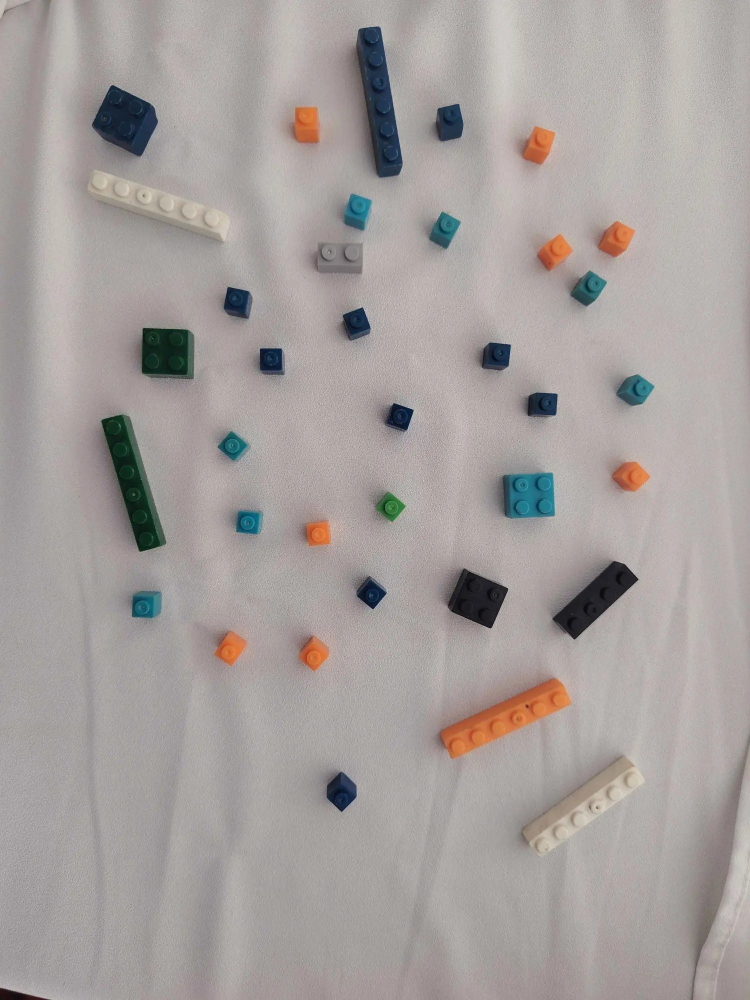
#> input picture samples/fotos_piezas.jpg, 1500 x 2000 px (shown at 1/2 size)
$ python -i vision.py   (imports and definitions only)
#> lines starting #> are read from the running program, lines starting #| are printed output that depends on the picture; after the words box and inside, x2 and y2 are one past the last pixel; in counts of white or black regions, pixels touching at a corner belong together
"""Lee piezas desde una foto con vision clasica: separa, mide y estima el color. Sin entrenamiento."""
import cv2
import numpy as np

# L, a, b (OpenCV, 8 bits) calibrados con la foto de la coleccion de prueba
PALETTE = {
    0: (33, 130, 125),
    15: (197, 128, 136),
    25: (140, 161, 170),
    10: (108, 96, 152),
    71: (123, 131, 130),
    272: (42, 129, 113),
    288: (40, 115, 133),
    322: (103, 113, 113),
}
PART_BY_SHAPE = {(1, 1): "3005", (1, 2): "3004", (1, 4): "3010", (1, 6): "3009", (2, 2): "3003"}


def _background(lab):
    h, w = lab.shape[:2]
    small = cv2.resize(lab, (w // 8, h // 8), interpolation=cv2.INTER_AREA)
    return cv2.resize(cv2.medianBlur(small, 41), (w, h), interpolation=cv2.INTER_LINEAR).astype(np.float32)


def segment(rgb):
    lab = cv2.cvtColor(cv2.GaussianBlur(rgb, (5, 5), 0), cv2.COLOR_RGB2LAB)
    bg = _background(lab)
    d = lab.astype(np.float32) - bg
    chroma = np.hypot(d[..., 1], d[..., 2])
    mask = ((chroma > 16) | (d[..., 0] < -42) | (d[..., 0] > 16)).astype(np.uint8)
    mask = cv2.morphologyEx(mask, cv2.MORPH_OPEN, np.ones((5, 5), np.uint8))
    mask = cv2.morphologyEx(mask, cv2.MORPH_CLOSE, np.ones((11, 11), np.uint8))
    cnts, _ = cv2.findContours(mask, cv2.RETR_EXTERNAL, cv2.CHAIN_APPROX_SIMPLE)
    h, w = rgb.shape[:2]
    margin = 0.012 * max(h, w)
    out = []
    for c in cnts:
        x, y, bw, bh = cv2.boundingRect(c)
        if cv2.contourArea(c) < 4e-5 * h * w:
            continue
        if x < margin or y < margin or x + bw > w - margin or y + bh > h - margin:
            continue
        out.append(c)
    return out, lab


def nearest_color(value):
    v = np.array(value, dtype=np.float32)
    w = np.array([.45, 1, 1], dtype=np.float32)
    return min(PALETTE, key=lambda k: float(np.sum(((v - np.array(PALETTE[k], dtype=np.float32)) * w) ** 2)))


def _median_lab(lab, contour):
    mask = np.zeros(lab.shape[:2], np.uint8)
    cv2.drawContours(mask, [contour], -1, 1, -1)
    core = cv2.erode(mask, np.ones((9, 9), np.uint8))
    if core.sum() < 20:
        core = mask
    return np.median(lab[core == 1], axis=0).tolist()


def _is_pale(value):
    return value[0] > 100 and abs(value[1] - 128) < 8 and abs(value[2] - 128) < 14


def _merge_pale(cnts, lab, unit, shape):
    """Una pieza clara sobre fondo claro aparece partida en sus studs: se unen los trozos vecinos."""
    pale = [c for c in cnts if _is_pale(_median_lab(lab, c))]
    rest = [c for c in cnts if not _is_pale(_median_lab(lab, c))]
    if not pale:
        return cnts
    mask = np.zeros(shape, np.uint8)
    cv2.drawContours(mask, pale, -1, 1, -1)
    k = max(3, int(unit * 0.9)) | 1
    grouped, _ = cv2.findContours(cv2.dilate(mask, np.ones((k, k), np.uint8)), cv2.RETR_EXTERNAL, cv2.CHAIN_APPROX_SIMPLE)
    merged = []
    for g in grouped:
        pts = []
        for c in pale:
            x, y = c[0][0]
            if cv2.pointPolygonTest(g, (float(x), float(y)), False) >= 0:
                pts.append(c)
        if pts:
            merged.append(cv2.convexHull(np.vstack(pts)))
    return rest + merged


def detect(rgb):
    cnts, lab = segment(rgb)
    if not cnts:
        return []
    unit = float(np.median([min(cv2.minAreaRect(c)[1]) for c in cnts]))
    cnts = _merge_pale(cnts, lab, unit, lab.shape[:2])
    pieces = []
    for c in cnts:
        r = cv2.minAreaRect(c)
        long_, short = max(r[1]), min(r[1])
        if long_ / max(short, 1) >= 1.55:
            ratio = long_ / unit
            shape = (1, 2 if ratio < 2.7 else 4 if ratio < 4.2 else 6)
        else:
            shape = (2, 2) if short / unit >= 1.4 else (1, 1)
        value = _median_lab(lab, c)
        pieces.append({
            "part": PART_BY_SHAPE[shape],
            "color": nearest_color(value),
            "lab": [round(float(v)) for v in value],
            "box": cv2.boxPoints(r).round().astype(int).tolist(),
            "long": round(long_ / unit, 2),
            "short": round(short / unit, 2),
        })
    return pieces


# [6 lines left out: function to_rows, not called in this run]

>>> import cv2
>>> picture = cv2.cvtColor(cv2.imread('../samples/fotos_piezas.jpg'), cv2.COLOR_BGR2RGB)
>>> result = detect(picture)
#> in _background, `return cv2.resize(cv2.medianBlur(small, 41), (w, h), interpolation=cv2..`:
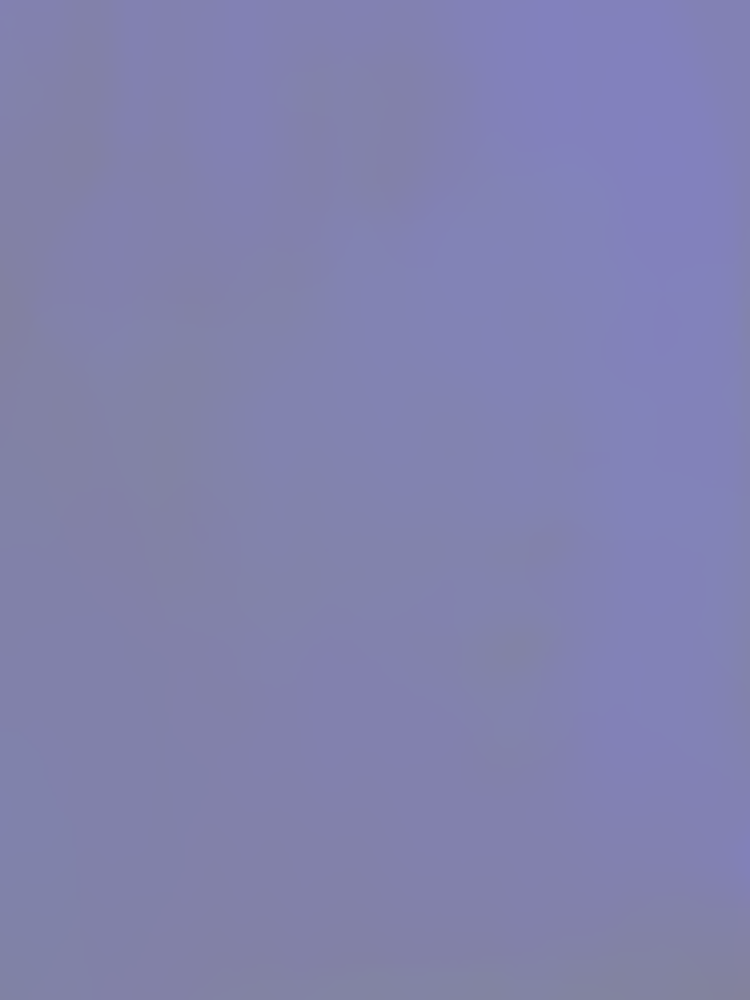
#> returned value: shape (2000, 1500, 3) float32 (shown at 1/2 size); mean of channels 0, 1, 2 171.5, 128.1, 128.2; drawn as B, G, R
#> in segment, `chroma = np.hypot(d[..., 1], d[..., 2])`:
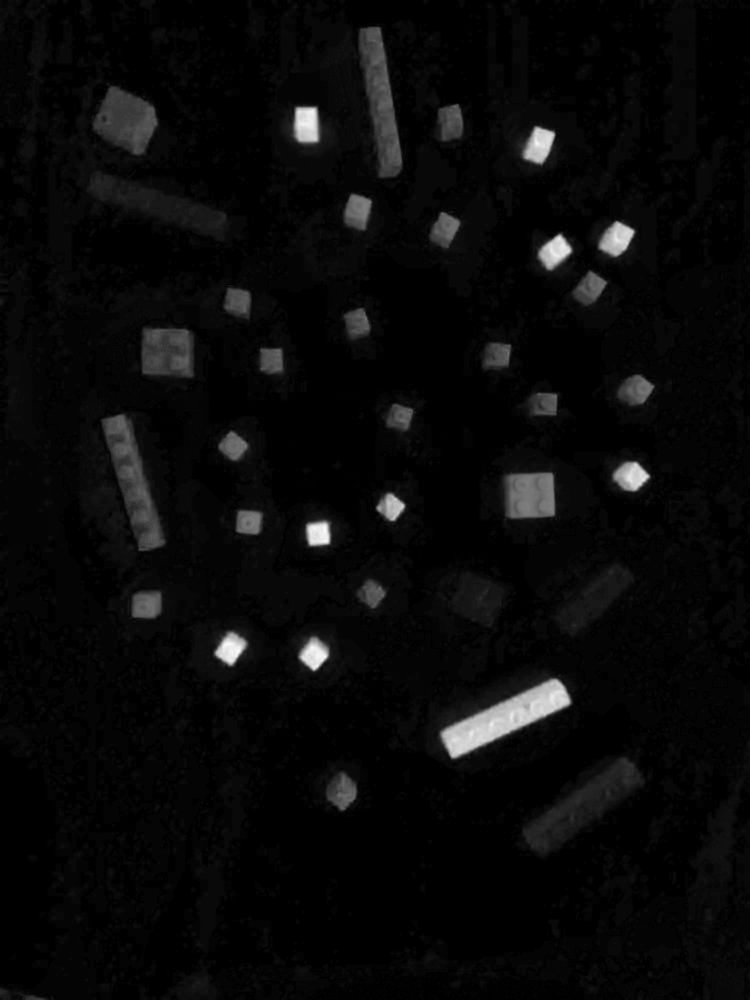
#> chroma: shape (2000, 1500) float32 (shown at 1/2 size); min 0, max 62.24, mean 2.3; drawn with min black and max white
#> in segment, `mask = ((chroma > 16) | (d[..., 0] < -42) | (d[..., 0] > 16)).astype(n..`:
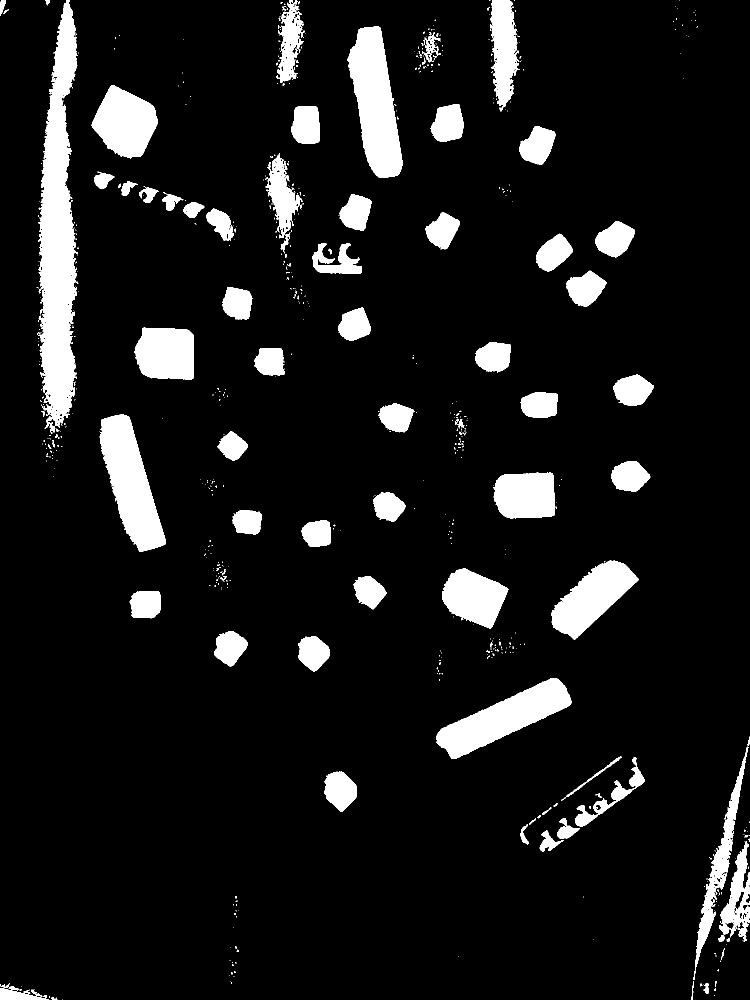
#> mask: shape (2000, 1500) (shown at 1/2 size); values 0 (black) and 1 (white), 9.6% white; 662 white regions (564 under 20 px), largest, box (x1, y1, x2, y2) and area: (76, 0, 155, 868) 42399, (695, 53, 805, 356) 20297, (199, 829, 332, 1104) 18873
#> in segment, `mask = cv2.morphologyEx(mask, cv2.MORPH_CLOSE, np.ones((11, 11), np.ui..`:
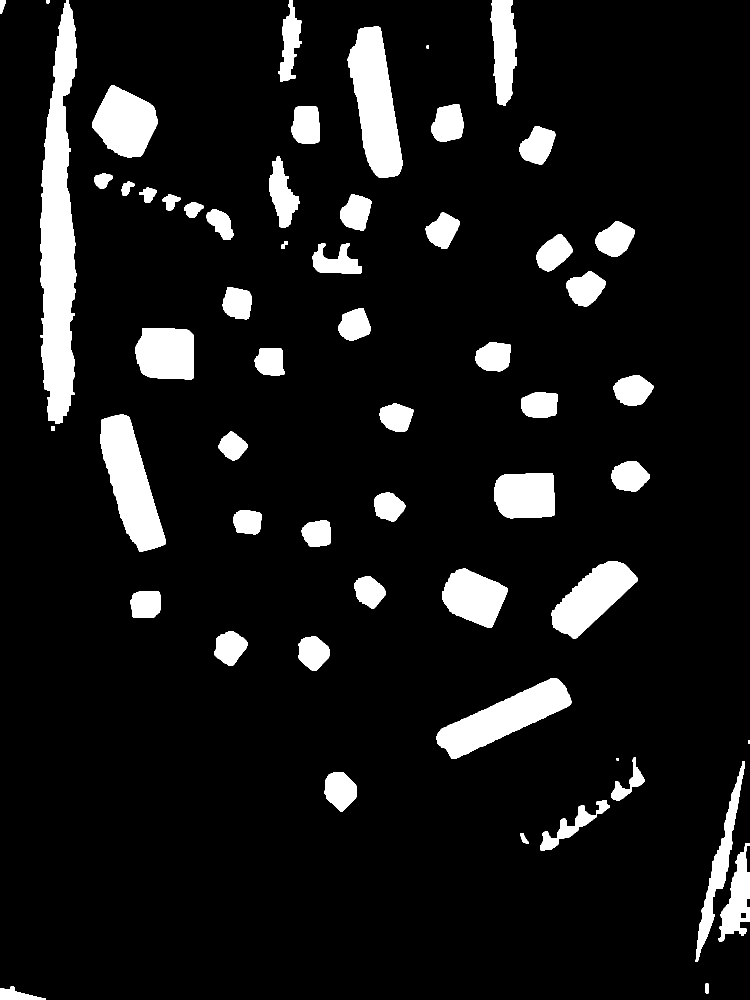
#> mask: shape (2000, 1500) (shown at 1/2 size); values 0 (black) and 1 (white), 9.4% white; 58 white regions
#> in segment, `cnts, _ = cv2.findContours(mask, cv2.RETR_EXTERNAL, cv2.CHAIN_APPROX_S..`: cnts = 58 contours, 2 with area under 20; largest, box (x1, y1, x2, y2) and area: (80, 0, 154, 847) 40458, (695, 53, 805, 356) 19944, (201, 829, 332, 1103) 18496, (872, 1357, 1143, 1518) 17426, (1103, 1122, 1276, 1278) 13182
#> the loop in segment, `for c in cnts:` made 58 passes
#> (x, y, bw, bh) on passes 1, 2, 3, 4, 5, 6, 7, 9: (0, 1973, 92, 27), (1411, 1967, 7, 20), (1437, 1687, 63, 196), (1041, 1666, 16, 22), (1080, 1600, 140, 102), (649, 1544, 64, 79), (1391, 1522, 99, 402), (1223, 1515, 66, 87)
#> after the loop in segment, `for c in cnts:`: out = 44 contours; largest, box (x1, y1, x2, y2) and area: (695, 53, 805, 356) 19944, (201, 829, 332, 1103) 18496, (872, 1357, 1143, 1518) 17426, (1103, 1122, 1276, 1278) 13182, (184, 171, 316, 315) 12552
#> in detect, `cnts, lab = segment(rgb)`: cnts has the same summary as out in segment
#> in detect, `unit = float(np.median([min(cv2.minAreaRect(c)[1]) for c in cnts]))`: unit = 56.77
#> in _median_lab (call 18), `core = cv2.erode(mask, np.ones((9, 9), np.uint8))`:
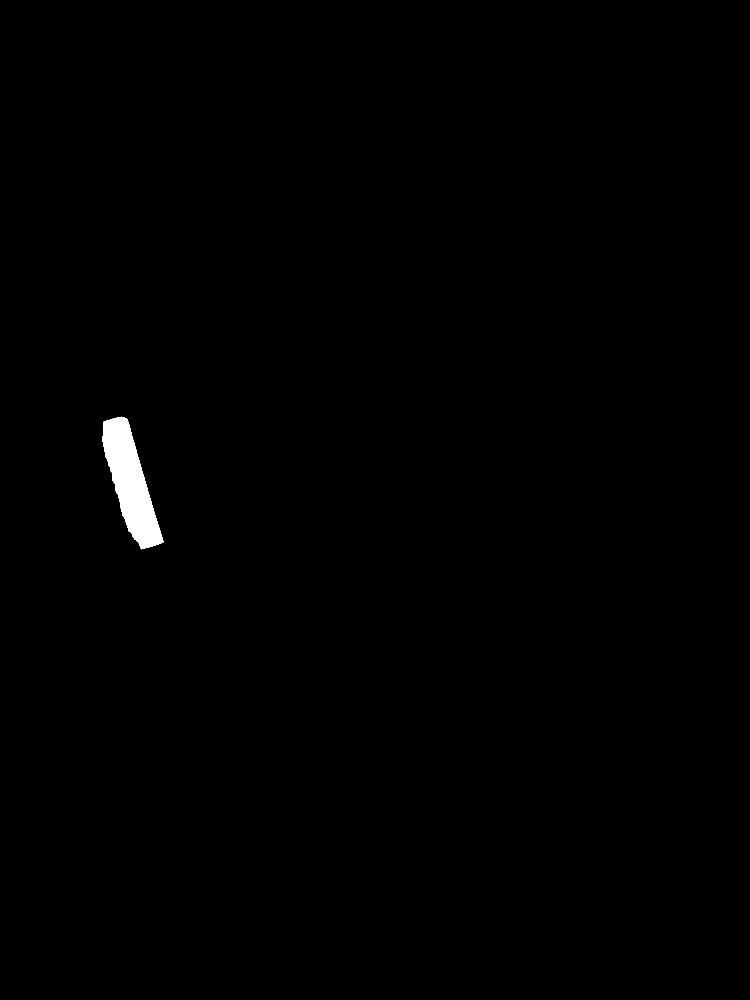
#> core: shape (2000, 1500) (shown at 1/2 size); values 0 (black) and 1 (white), 0.52% white; 1 white region, box (x1, y1, x2, y2) and area: (205, 833, 327, 1099) 15639
#> in _median_lab (call 19), `cv2.drawContours(mask, [contour], -1, 1, -1)`:
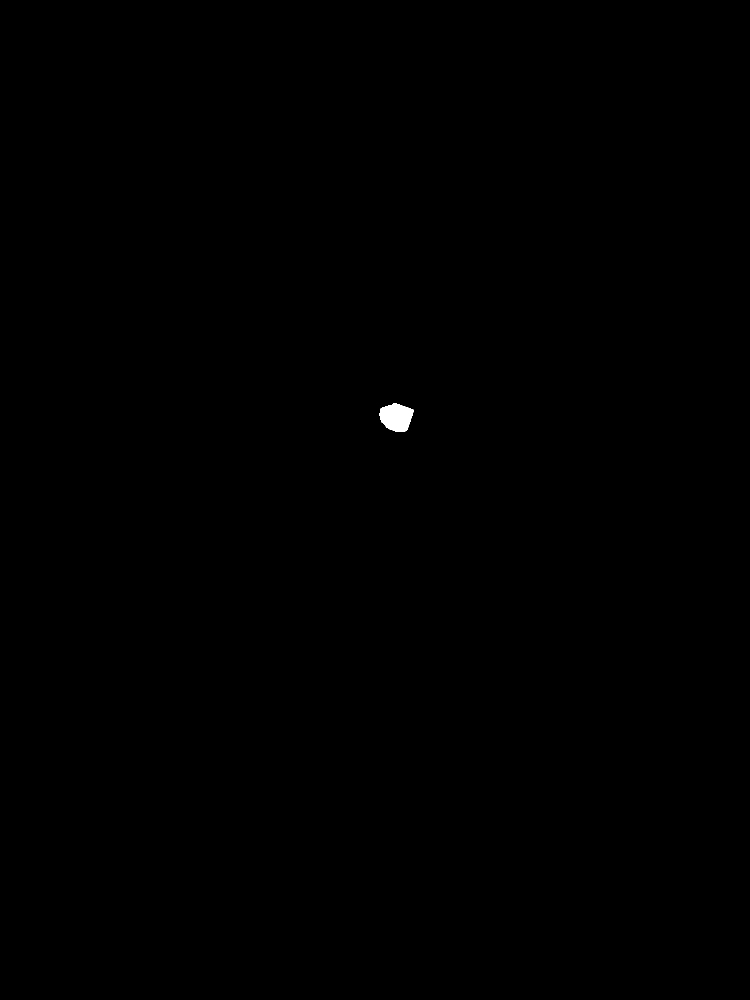
#> mask: shape (2000, 1500) (shown at 1/2 size); values 0 (black) and 1 (white), 0.1% white; 1 white region, box (x1, y1, x2, y2) and area: (759, 807, 827, 864) 2873
#> in _merge_pale, `pale = [c for c in cnts if _is_pale(_median_lab(lab, c))]`: pale = 11 contours; largest, box (x1, y1, x2, y2) and area: (538, 312, 599, 455) 4386, (625, 487, 723, 548) 3334, (1080, 1600, 1220, 1702) 3165, (413, 418, 467, 480) 1900, (1223, 1515, 1289, 1602) 1610
#> in _merge_pale, `rest = [c for c in cnts if not _is_pale(_median_lab(lab, c))]`: rest = 33 contours; largest, box (x1, y1, x2, y2) and area: (695, 53, 805, 356) 19944, (201, 829, 332, 1103) 18496, (872, 1357, 1143, 1518) 17426, (1103, 1122, 1276, 1278) 13182, (184, 171, 316, 315) 12552
#> in _merge_pale, `k = max(3, int(unit * 0.9)) | 1`: k = 51
#> in _merge_pale, `grouped, _ = cv2.findContours(cv2.dilate(mask, np.ones((k, k), np.uint..`: grouped = 4 contours; box (x1, y1, x2, y2) and area: (1016, 1490, 1314, 1727) 31258, (164, 321, 492, 505) 30088, (513, 287, 624, 480) 17098, (600, 462, 748, 573) 14867
#> the loop in _merge_pale, `for g in grouped:` made 4 passes
#> after the loop in _merge_pale, `for g in grouped:`: merged = 4 contours; box (x1, y1, x2, y2) and area: (1041, 1515, 1289, 1702) 15402, (189, 346, 467, 480) 12074, (538, 312, 599, 455) 5501, (625, 487, 723, 548) 4931
#> in detect, `cnts = _merge_pale(cnts, lab, unit, lab.shape[:2])`: cnts = 37 contours; largest, box (x1, y1, x2, y2) and area: (695, 53, 805, 356) 19944, (201, 829, 332, 1103) 18496, (872, 1357, 1143, 1518) 17426, (1041, 1515, 1289, 1702) 15402, (1103, 1122, 1276, 1278) 13182
#> the loop in detect, `for c in cnts:` made 37 passes
#> (r, long_, short, ratio, shape) on passes 2, 8, 15, 33, 34: (((1005.8, 1437), (280.4, 67.74), -24.75), 280.4, 67.74, 4.94, (1, 6)), (((1181.4, 1194.8), (190.9, 79.31), -43.24), 190.9, 79.31, 3.36, (1, 4)), (((259.2, 966.1), (73.76, 277.4), -16.34), 277.4, 73.76, 4.89, (1, 6)), (((747.2, 205.5), (76.09, 303.3), -9.23), 303.3, 76.09, 5.34, (1, 6)), (((1169.8, 1616.9), (281.5, 61.33), -33.75), 281.5, 61.33, 4.96, (1, 6))
#> after the loop in detect, `for c in cnts:`: pieces = 37 items
#> result = 37 items
